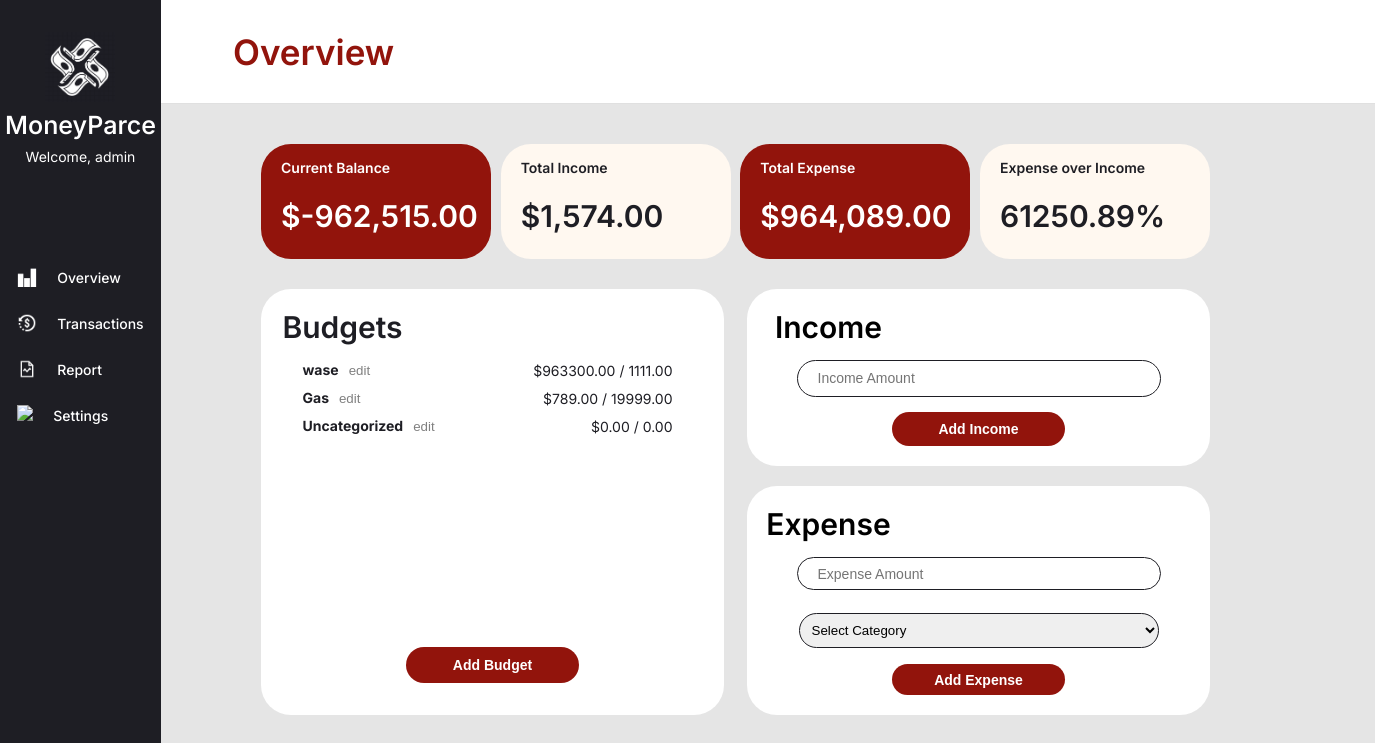
The app's page /dashboard/ (signed in) with its own data.
### dashboard/models.py (models this page shows, shortened)
class Budget(models.Model):
    user         = models.ForeignKey(settings.AUTH_USER_MODEL,
                                     on_delete=models.CASCADE,
                                     null = True,
                                     related_name='budgets')
    name         = models.CharField(max_length=100)
    total_budget = models.DecimalField(max_digits=10, decimal_places=2)
    def expenses_total(self):
        return self.expenses.aggregate(total=Sum('amount'))['total'] or 0

### dashboard/views.py (the view, shortened to what this page needs)
# urls.py: path('', views.dashboard_view, name='dashboard'),
@login_required
def dashboard_view(request):
    incomes   = Income.objects.filter(user=request.user)
    expenses  = Expense.objects.filter(user=request.user)
    budgets   = Budget.objects.filter(user=request.user).order_by('id')
    total_income_raw      = sum(i.amount for i in incomes)
    total_expenses_raw    = sum(e.amount for e in expenses)
    remaining_balance_raw = total_income_raw - total_expenses_raw
    total_income      = total_income_raw
    total_expenses    = total_expenses_raw
    remaining_balance = remaining_balance_raw
    ctx = {
        'total_income'       : intcomma(total_income),
        'total_expenses'     : intcomma(total_expenses),
        'remaining_balance'  : intcomma(remaining_balance),
        'expense_over_income': f"{(total_expenses_raw / total_income_raw * 100):.2f}%"
                               if total_income_raw else "0.00%",
        'budgets'            : budgets,
    }
    return render(request, 'dashboard/dashboard.html', ctx)

### dashboard/templates/dashboard/dashboard.html (shortened to what this page needs)
{% extends 'base.html' %}
{% load static %}
{% block page_title %}
  Overview
{% endblock %}
{% block content %}
<div class="innerWrapper">
  <div class="totalContainer">
    <div class="totalRed">
      <div class="totalTitle">Current Balance</div>
      <div class="totalText">${{ remaining_balance }}</div>
    </div>
    <div class="totalBeige">
      <div class="totalTitle">Total Income</div>
      <div class="totalText">${{ total_income }}</div>
    </div>
    <div class="totalRed">
      <div class="totalTitle">Total Expense</div>
      <div class="totalText">${{ total_expenses }}</div>
    </div>
    <div class="totalBeige">
      <div class="totalTitle">Expense over Income</div>
      <div class="totalText">{{ expense_over_income }}</div>
    </div>
  </div>
  <div class="whiteBoxWrapper">
    <div class="whiteBox">
      <div class="whiteBoxTitle">Budgets</div>
      <ul class="budgetList">
        {% for budget in budgets %}
        <div class="budgetListDiv">
          <div>
            <strong>{{ budget.name }}</strong>
            <button class="smallLink"
                    onclick="editBudget('{{ budget.id }}',
                                        '{{ budget.name|escapejs }}',
                                        '{{ budget.total_budget }}')">
              edit
            </button>
          </div>
          <div>${{ budget.expenses_total|floatformat:2 }} / {{ budget.total_budget }}</div>
        </div>
        {% empty %}<div class="totalTitle">* No budgets yet.</div>{% endfor %}
      </ul>
      <button type="button" class="addBtn" onclick="toggleBudgetForm()">Add Budget</button>
    </div>
    <form method="POST">
      <div class="incomeBox">
        <div class="whiteBoxTitle">Income</div>
        <input class="inputBox" type="text" name="income_amount" placeholder="Income Amount">
        <button class="addBtn" type="submit" name="submit_income">Add Income</button>
      </div>
      <div class="expenseBox">
        <div class="whiteBoxTitle">Expense</div>
        <input class="inputBox" type="text" name="expense_amount" placeholder="Expense Amount">
        <select class="selectBox" name="expense_budget">
          <option value="">Select Category</option>
        </select>
        <button class="addBtn" type="submit" name="submit_expense">Add Expense</button>
      </div>
    </form>
  </div>
</div>
{% endblock content %}

### dashboard/templates/base.html (shortened to what this page needs)
<!DOCTYPE html>
<html>
{% load static %}
<head>
  <link rel="stylesheet"
        type="text/css"
        href="{% static 'css/style.css' %}" />
</head>
<body>
  <div class="sideBar">
    <div class="sideBarHeader">
      <img src="{% static 'img/logo.png' %}" style="height: 70px" />
      <div id="LogoName">MoneyParce</div>
      <div class="welcome">Welcome, {% if user.is_authenticated %}{{ user.username }}{% else %}User{% endif %}</div>
    </div>
    <div class="navigator">
      <a class="sideBarText" href="{% url 'dashboard' %}">
        <div class="navDiv">
          <img src="{% static 'img/overview.png' %}" style="height: 20px; margin-right: 20px;" />
          <div class="sideBarText">Overview</div>
        </div>
      </a>
      <a class="sideBarText" href="{% url 'transactions_history' %}">
        <div class="navDiv">
          <img src="{% static 'img/tran.png' %}" style="height: 20px; margin-right: 20px;" />
          <div class="sideBarText">Transactions</div>
        </div>
      </a>
      <a class="sideBarText" href="{% url 'budget_summary' %}">
        <div class="navDiv">
          <img src="{% static 'img/report.png' %}" style="height: 20px; margin-right: 20px;" />
          <div class="sideBarText">Report</div>
        </div>
      </a>
      <a class="sideBarText" href="{% url 'settings' %}">
        <div class="navDiv">
          <img src="{% static 'img/settings.png' %}" style="height: 20px; margin-right: 20px;" />
          <div class="sideBarText">Settings</div>
        </div>
      </a>
        </div>
    </div>
    <div class="mainWrapper">
      <div class="header">
        <div class="pageTitle">{% block page_title %}{% endblock %}</div>
      </div>
        {% block content %} {% endblock content %}
    </div>
</body>
</html>

### dashboard/static/css/style.css (style rules this page uses)
body { font-family: "Inter", sans-serif; background-color: #e5e5e5; display: flex; flex-direction: row; margin:0; }
.sideBar { background-color: #1E1E24; display:flex; flex-direction: column; align-items: center; color: white; width: 400px; height:100vh; }
.sideBarHeader { display: flex; flex-direction: column; align-items: center; justify-content: center; text-align: center; margin-top: 2rem; margin-bottom: 100px; }
.sideBarText { margin-top: 2px; font-size: 14px; color: white; text-decoration: none; font-weight: 500; transition: 0.4s; cursor: pointer; }
#LogoName { margin: 0.5rem 0; font-weight: 550; font-size: 25px; }
.welcome { font-size: 14px; }
.navigator { height: 160px; display:flex; flex-direction: column; justify-content: space-between; align-items: flex-start; }
.navDiv { display:flex; flex-direction: row; justify-content: center; align-items: flex-start; }
.header { background-color: white; height: 71px; width: 1150px; display: flex; flex-direction: row; align-items: center; }
.pageTitle { font-weight: 600; font-size: 35px; color:#92140C; margin-left: 40px; }
.innerWrapper { padding: 30px; margin-top: 10px; margin-left: 70px; }
.totalContainer { display: flex; flex-direction: row; align-items: center; justify-content: space-between; margin-bottom: 30px; width: 949px; }
.totalRed { width: 230px; height: 115px; border-radius: 30px; background-color: #92140C; color: white; font-weight: 600; display:flex; flex-direction: column; }
.totalBeige { width: 230px; height: 115px; border-radius: 30px; background-color: #FFF8F0; color: #1E1E24; font-weight: 600; display:flex; flex-direction: column; }
.totalTitle { margin-top: 15px; margin-bottom: 22px; padding-left: 20px; font-size: 14px; }
.totalText { padding-left: 20px; font-size: 30px; }
.whiteBoxWrapper { display:flex; flex-direction: row; justify-content: space-between; align-items: center; width: 949px; }
.whiteBox { background-color: white; color: #1E1E24; border-radius: 30px; width: 463px; height: 426px; display:flex; flex-direction: column; align-items: center; }
.whiteBoxTitle { font-size: 30px; font-weight: 600; margin-top: 20px; margin-right: 300px; }
.budgetList { height: 270px; width: 370px; margin-right: 50px; }
.budgetListDiv { font-size: 14px; margin-bottom: 10px; display:flex; flex-direction: row; justify-content: space-between; align-items: center; }
.addBtn { width: 173px; height: 36px; font-size:14px; font-weight:600; background-color: #92140C; color: white; border-radius: 30px; border: none; cursor: pointer; margin-bottom: 20px; }
.smallLink { border: none; background-color: white; color: grey; }
select { width: 100%; padding: 0.5rem; margin-top: 0.5rem; margin-bottom: 1rem; border: 1px solid #ccc; border-radius: 6px; }
.incomeBox { background-color: white; width: 463px; height: 177px; border-radius: 30px; display:flex; flex-direction: column; align-items: center; margin-bottom: 20px; }
.inputBox { width: 340px; height: 35px; font-size:14px; border-radius: 30px; margin-top: 15px; margin-bottom: 15px; padding-left: 20px; border: 1px solid #1E1E24; }
.expenseBox { width: 463px; height: 229px; border-radius:30px; background-color: white; display:flex; flex-direction: column; align-items: center; }
.selectBox { width: 360px; height: 35px; border-radius: 30px; border: 1px solid #1E1E24; }
.header { background-color: white; padding: 1rem 2rem; border-bottom: 1px solid #e0e0e0; }

### records on screen
Budget: name "wase", expenses_total "963300.00", total_budget "1111.00"
Budget: name "Gas", expenses_total "789.00", total_budget "19999.00"
Budget: name "Uncategorized", expenses_total "0.00", total_budget "0.00"

### other values on screen
{{ user.username }} "admin"
{{ remaining_balance }} "-962,515.00"
{{ total_income }} "1,574.00"
{{ total_expenses }} "964,089.00"
{{ expense_over_income }} "61250.89%"
